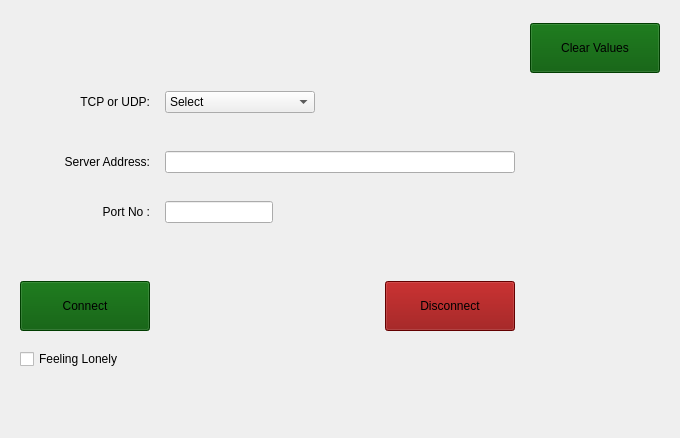
              <widget class="QWidget" name="scrollAreaWidgetContents">
               <property name="geometry">
                <rect>
                 <x>0</x>
                 <y>-176</y>
                 <width>680</width>
                 <height>438</height>
                </rect>
               </property>
               <layout class="QGridLayout" name="gridLayout_11">
                <item row="9" column="1">
                 <spacer name="verticalSpacer_3">
                  <property name="orientation">
                   <enum>Qt::Vertical</enum>
                  </property>
                  <property name="sizeType">
                   <enum>QSizePolicy::Fixed</enum>
                  </property>
                  <property name="sizeHint" stdset="0">
                   <size>
                    <width>20</width>
                    <height>10</height>
                   </size>
                  </property>
                 </spacer>
                </item>
                <item row="0" column="1">
                 <spacer name="verticalSpacer">
                  <property name="orientation">
                   <enum>Qt::Vertical</enum>
                  </property>
                  <property name="sizeType">
                   <enum>QSizePolicy::Fixed</enum>
                  </property>
                  <property name="sizeHint" stdset="0">
                   <size>
                    <width>20</width>
                    <height>20</height>
                   </size>
                  </property>
                 </spacer>
                </item>
                <item row="10" column="1">
                 <widget class="QLineEdit" name="PortLineEdit">
                  <property name="sizePolicy">
                   <sizepolicy hsizetype="Fixed" vsizetype="Fixed">
                    <horstretch>150</horstretch>
                    <verstretch>0</verstretch>
                   </sizepolicy>
                  </property>
                 </widget>
                </item>
                <item row="10" column="0">
                 <widget class="QLabel" name="label_4">
                  <property name="styleSheet">
                   <string notr="true">background-color: rgba(255, 255, 255, 0);
border-color: rgba(255, 255, 255, 0);</string>
                  </property>
                  <property name="text">
                   <string>&lt;html&gt;&lt;head/&gt;&lt;body&gt;&lt;p align=&quot;right&quot;&gt;Port No :&lt;/p&gt;&lt;/body&gt;&lt;/html&gt;</string>
                  </property>
                 </widget>
                </item>
                <item row="13" column="0">
                 <widget class="QPushButton" name="Connect_TCPUDP">
                  <property name="sizePolicy">
                   <sizepolicy hsizetype="Fixed" vsizetype="Fixed">
                    <horstretch>0</horstretch>
                    <verstretch>0</verstretch>
                   </sizepolicy>
                  </property>
                  <property name="minimumSize">
                   <size>
                    <width>130</width>
                    <height>50</height>
                   </size>
                  </property>
                  <property name="styleSheet">
                   <string notr="true">background-color: rgb(0, 85, 0);</string>
                  </property>
                  <property name="text">
                   <string>Connect</string>
                  </property>
                  <property name="icon">
                   <iconset resource="ESP_Resource.qrc">
                    <normaloff>:/Icons/Icons/connect-icon.png</normaloff>:/Icons/Icons/connect-icon.png</iconset>
                  </property>
                  <property name="iconSize">
                   <size>
                    <width>32</width>
                    <height>32</height>
                   </size>
                  </property>
                 </widget>
                </item>
                <item row="8" column="1">
                 <widget class="QLineEdit" name="ServerLineEdit">
                  <property name="sizePolicy">
                   <sizepolicy hsizetype="Fixed" vsizetype="Fixed">
                    <horstretch>0</horstretch>
                    <verstretch>0</verstretch>
                   </sizepolicy>
                  </property>
                  <property name="minimumSize">
                   <size>
                    <width>350</width>
                    <height>0</height>
                   </size>
                  </property>
                 </widget>
                </item>
                <item row="7" column="1">
                 <spacer name="verticalSpacer_2">
                  <property name="orientation">
                   <enum>Qt::Vertical</enum>
                  </property>
                  <property name="sizeType">
                   <enum>QSizePolicy::Fixed</enum>
                  </property>
                  <property name="sizeHint" stdset="0">
                   <size>
                    <width>20</width>
                    <height>20</height>
                   </size>
                  </property>
                 </spacer>
                </item>
                <item row="8" column="0">
                 <widget class="QLabel" name="label_3">
                  <property name="styleSheet">
                   <string notr="true">background-color: rgba(255, 255, 255, 0);
border-color: rgba(255, 255, 255, 0);</string>
                  </property>
                  <property name="text">
                   <string>&lt;html&gt;&lt;head/&gt;&lt;body&gt;&lt;p align=&quot;right&quot;&gt;Server Address:&lt;/p&gt;&lt;/body&gt;&lt;/html&gt;</string>
                  </property>
                 </widget>
                </item>
                <item row="11" column="1">
                 <spacer name="verticalSpacer_4">
                  <property name="orientation">
                   <enum>Qt::Vertical</enum>
                  </property>
                  <property name="sizeType">
                   <enum>QSizePolicy::Fixed</enum>
                  </property>
                  <property name="sizeHint" stdset="0">
                   <size>
                    <width>20</width>
                    <height>40</height>
                   </size>
                  </property>
                 </spacer>
                </item>
                <item row="14" column="0">
                 <widget class="QCheckBox" name="POP_up_checkBox">
                  <property name="text">
                   <string>Feeling Lonely</string>
                  </property>
                 </widget>
                </item>
                <item row="15" column="0">
                 <spacer name="verticalSpacer_8">
                  <property name="orientation">
                   <enum>Qt::Vertical</enum>
                  </property>
                  <property name="sizeType">
                   <enum>QSizePolicy::Fixed</enum>
                  </property>
                  <property name="sizeHint" stdset="0">
                   <size>
                    <width>20</width>
                    <height>40</height>
                   </size>
                  </property>
                 </spacer>
                </item>
                <item row="13" column="1" alignment="Qt::AlignRight">
                 <widget class="QPushButton" name="Disconnect_TCPUDP">
                  <property name="sizePolicy">
                   <sizepolicy hsizetype="Fixed" vsizetype="Fixed">
                    <horstretch>0</horstretch>
                    <verstretch>0</verstretch>
                   </sizepolicy>
                  </property>
                  <property name="minimumSize">
                   <size>
                    <width>130</width>
                    <height>50</height>
                   </size>
                  </property>
                  <property name="styleSheet">
                   <string notr="true">background-color: rgb(139, 0, 0);</string>
                  </property>
                  <property name="text">
                   <string>Disconnect</string>
                  </property>
                  <property name="icon">
                   <iconset resource="ESP_Resource.qrc">
                    <normaloff>:/Icons/Icons/45420.png</normaloff>:/Icons/Icons/45420.png</iconset>
                  </property>
                  <property name="iconSize">
                   <size>
                    <width>32</width>
                    <height>32</height>
                   </size>
                  </property>
                 </widget>
                </item>
                <item row="2" column="1">
                 <widget class="QComboBox" name="SelectionCombobox">
                  <property name="sizePolicy">
                   <sizepolicy hsizetype="Fixed" vsizetype="Fixed">
                    <horstretch>0</horstretch>
                    <verstretch>0</verstretch>
                   </sizepolicy>
                  </property>
                  <property name="minimumSize">
                   <size>
                    <width>150</width>
                    <height>0</height>
                   </size>
                  </property>
                  <item>
                   <property name="text">
                    <string>Select</string>
                   </property>
                  </item>
                  <item>
                   <property name="text">
                    <string>TCP</string>
                   </property>
                  </item>
                  <item>
                   <property name="text">
                    <string>UDP</string>
                   </property>
                  </item>
                 </widget>
                </item>
                <item row="0" column="2">
                 <widget class="QPushButton" name="Clear_pushButton">
                  <property name="sizePolicy">
                   <sizepolicy hsizetype="Fixed" vsizetype="Fixed">
                    <horstretch>0</horstretch>
                    <verstretch>0</verstretch>
                   </sizepolicy>
                  </property>
                  <property name="minimumSize">
                   <size>
                    <width>130</width>
                    <height>50</height>
                   </size>
                  </property>
                  <property name="styleSheet">
                   <string notr="true">background-color: rgb(0, 85, 0);</string>
                  </property>
                  <property name="text">
                   <string>Clear Values</string>
                  </property>
                  <property name="icon">
                   <iconset resource="ESP_Resource.qrc">
                    <normaloff>:/Icons/Icons/clear.png</normaloff>:/Icons/Icons/clear.png</iconset>
                  </property>
                  <property name="iconSize">
                   <size>
                    <width>32</width>
                    <height>32</height>
                   </size>
                  </property>
                 </widget>
                </item>
                <item row="2" column="0">
                 <widget class="QLabel" name="label_2">
                  <property name="styleSheet">
                   <string notr="true">background-color: rgba(255, 255, 255, 0);
border-color: rgba(255, 255, 255, 0);</string>
                  </property>
                  <property name="text">
                   <string>&lt;html&gt;&lt;head/&gt;&lt;body&gt;&lt;p align=&quot;right&quot;&gt;TCP or UDP:&lt;/p&gt;&lt;/body&gt;&lt;/html&gt;</string>
                  </property>
                 </widget>
                </item>
               </layout>
              </widget>
